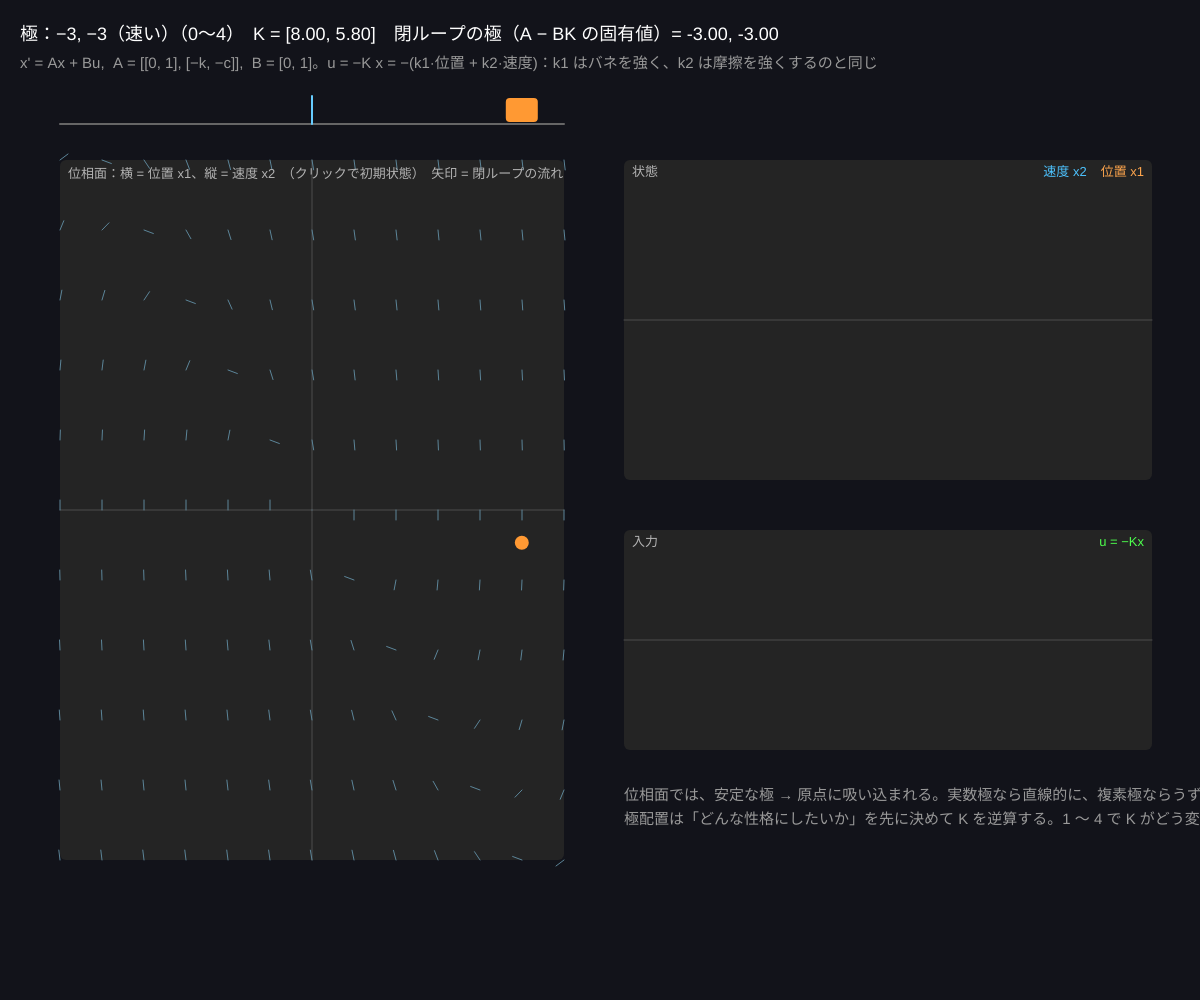
Frame 1 (no input)
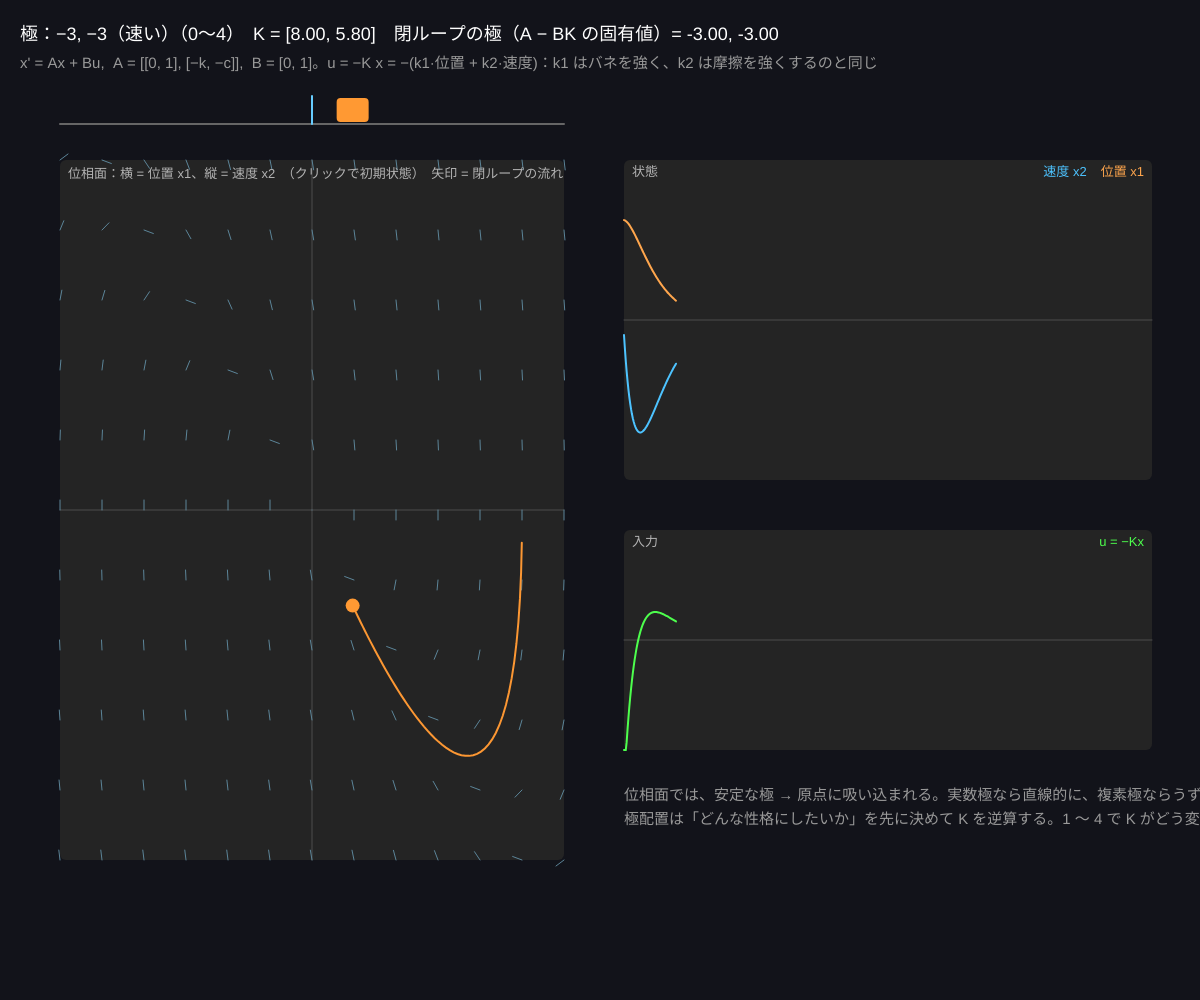
Frame 60 (no input)
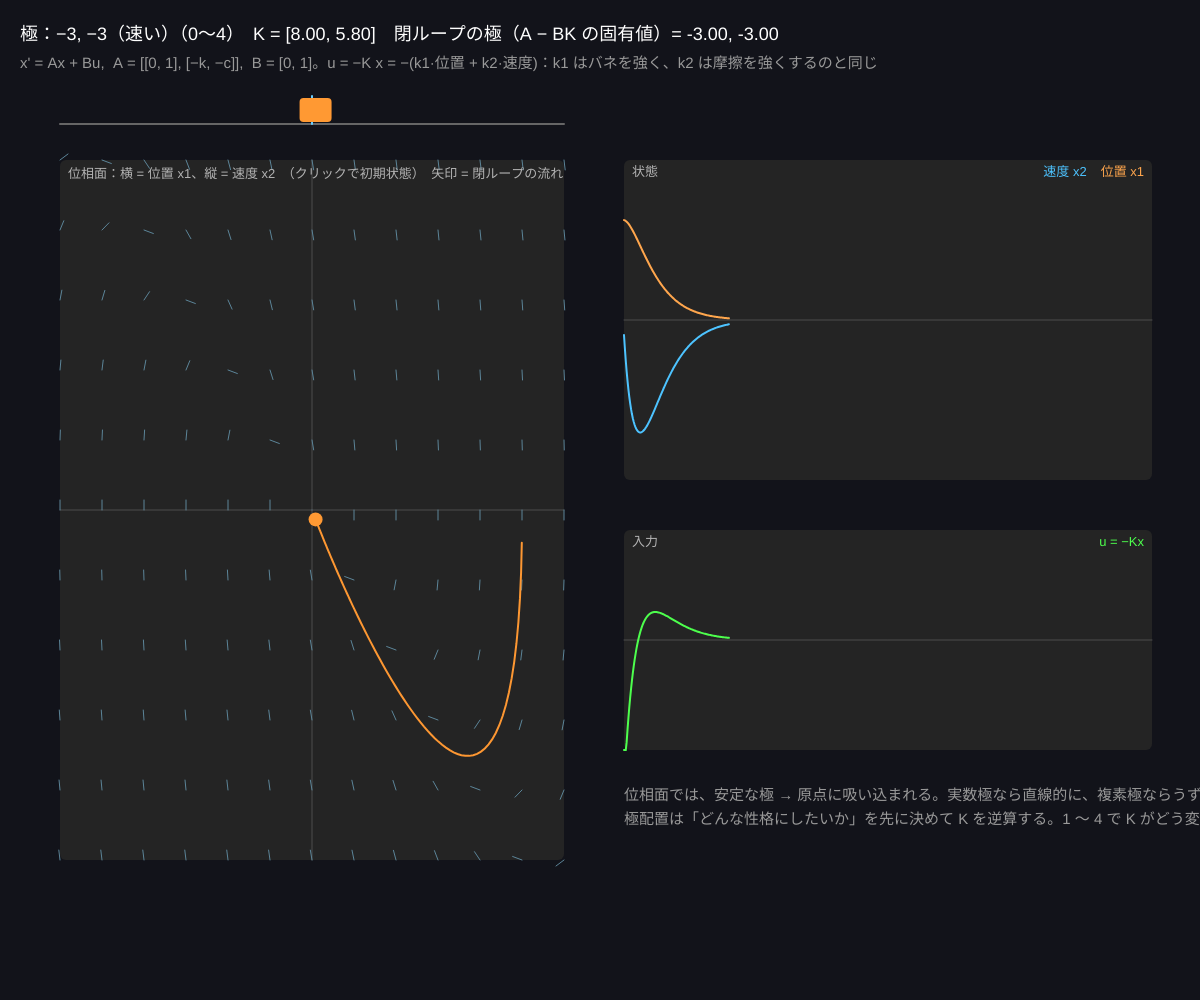
Frame 120 (the mouse pressed at the canvas centre since frame 60)

The p5.js sketch that drew these frames (run headless with seeded random() and noise() and a simulated clock; from frame 60 on, the mouse is pressed at the canvas centre):

// p5.js sketch
// ── sketch.js
// ============================================
// 10 状態空間と極配置
// 位置と速度をまとめて「状態 x = [x1, x2]」にすると、システムは x' = A x + B u
//   フィードバック u = −K x をかけると閉ループは x' = (A − BK) x
//   好きな極を指定して K を逆算する = 極配置（アッカーマンの公式）
// 1〜4 = 配置する極 / 0 = フィードバックなし / クリック = 初期状態（位相面）
// ============================================

let k = 1.0, c = 0.2; // ★ バネ定数と摩擦（弱い減衰のバネ・マス系）
let A = [[0, 1], [-k, -c]], B = [0, 1];
let presets = [ // ★ 配置したい極
  { name: 'なし（K = 0）', poles: null },
  { name: '−1, −1（ゆっくり）', poles: [[-1, 0], [-1, 0]] },
  { name: '−3, −3（速い）', poles: [[-3, 0], [-3, 0]] },
  { name: '−1 ± 2j（少しゆれる）', poles: [[-1, 2], [-1, -2]] },
  { name: '−0.3 ± 3j（よくゆれる）', poles: [[-0.3, 3], [-0.3, -3]] },
];
let preset = 2;
let Kf = [0, 0];
let x1 = 2.5, x2 = 0, u = 0;
let trail = [];
let HIST = 600, dt = 1 / 60;
let h1 = [], h2 = [], hU = [];
let ppx, ppy, ppw, pph, r1 = 3, r2 = 4;

function setup() {
  createCanvas(windowWidth, windowHeight);
  colorMode(HSB, 360, 100, 100, 100);
  placePoles();
}

function placePoles() {
  let p = presets[preset].poles;
  if (!p) { Kf = [0, 0]; return; }
  // 望む特性多項式 s² + α1 s + α0
  let a1 = -(p[0][0] + p[1][0]), a0 = p[0][0] * p[1][0] - p[0][1] * p[1][1];
  // ★ アッカーマン：K = [0 1] · [B AB]⁻¹ · (A² + α1 A + α0 I)
  let AB = m2vec(A, B);
  let Wc = [[B[0], AB[0]], [B[1], AB[1]]];
  let phi = m2add(m2add(m2mul(A, A), m2scale(A, a1)), m2scale([[1, 0], [0, 1]], a0));
  let row = m2mul(m2inv(Wc), phi)[1];
  Kf = [row[0], row[1]];
}

function draw() {
  background(230, 30, 10);
  ppx = width * 0.05; ppy = height * 0.16; ppw = width * 0.42; pph = height * 0.7;
  // ★ 状態フィードバック u = −K x
  u = constrain(-(Kf[0] * x1 + Kf[1] * x2), -30, 30);
  for (let s = 0; s < 4; s++) {
    let d1 = A[0][0] * x1 + A[0][1] * x2 + B[0] * u;
    let d2 = A[1][0] * x1 + A[1][1] * x2 + B[1] * u;
    x1 += d1 * dt / 4; x2 += d2 * dt / 4;
  }
  x1 = constrain(x1, -10, 10); x2 = constrain(x2, -20, 20);
  trail.push([x1, x2]); if (trail.length > 900) trail.shift();
  pushHist(h1, x1); pushHist(h2, x2); pushHist(hU, u);

  // ---- 位相面（x1 横、x2 縦）
  noStroke(); fill(0, 0, 14); rect(ppx, ppy, ppw, pph, 6);
  stroke(0, 0, 30); strokeWeight(1);
  line(px(0), ppy, px(0), ppy + pph); line(ppx, py(0), ppx + ppw, py(0));
  // ベクトル場（閉ループの x' の向き）
  stroke(200, 40, 60); strokeWeight(1);
  for (let i = -r1; i <= r1; i += 0.5) for (let j = -r2; j <= r2; j += 0.8) {
    let uu = constrain(-(Kf[0] * i + Kf[1] * j), -30, 30);
    let d1 = A[0][1] * j, d2 = A[1][0] * i + A[1][1] * j + uu;
    let L = sqrt(d1 * d1 + d2 * d2) + 1e-9;
    line(px(i), py(j), px(i) + d1 / L * 10, py(j) - d2 / L * 10);
  }
  // 軌跡
  noFill(); strokeWeight(2);
  beginShape();
  for (let i = 0; i < trail.length; i++) { stroke(30, 80, 100, map(i, 0, trail.length, 10, 100)); vertex(px(trail[i][0]), py(trail[i][1])); }
  endShape();
  noStroke(); fill(30, 80, 100); circle(px(x1), py(x2), 14);
  fill(0, 0, 70); textSize(13);
  text('位相面：横 = 位置 x1、縦 = 速度 x2　（クリックで初期状態）　矢印 = 閉ループの流れ', ppx + 8, ppy + 18);
  // おもりの絵（上の帯）
  let ry = height * 0.11;
  stroke(0, 0, 40); strokeWeight(2); line(ppx, ry + 14, ppx + ppw, ry + 14);
  stroke(200, 60, 100); strokeWeight(2); line(px(0), ry - 14, px(0), ry + 14);
  noStroke(); fill(30, 80, 100); rect(px(x1) - 16, ry - 12, 32, 24, 4);

  // ---- 時間グラフ
  let gx = width * 0.52, gw = width * 0.44;
  drawPlot(gx, height * 0.16, gw, height * 0.32, [{ data: h1, hue: 30, name: '位置 x1' }, { data: h2, hue: 200, name: '速度 x2' }], -4, 4, '状態');
  drawPlot(gx, height * 0.53, gw, height * 0.22, [{ data: hU, hue: 120, name: 'u = −Kx' }], -15, 15, '入力');

  // 閉ループの極を確認（2×2 なら手計算：tr と det）
  let M = [[A[0][0] - B[0] * Kf[0], A[0][1] - B[0] * Kf[1]], [A[1][0] - B[1] * Kf[0], A[1][1] - B[1] * Kf[1]]];
  let tr = M[0][0] + M[1][1], det = M[0][0] * M[1][1] - M[0][1] * M[1][0];
  let disc = tr * tr - 4 * det;
  let polesTxt = disc >= 0 ? nf((tr + sqrt(disc)) / 2, 1, 2) + ', ' + nf((tr - sqrt(disc)) / 2, 1, 2) : nf(tr / 2, 1, 2) + ' ± ' + nf(sqrt(-disc) / 2, 1, 2) + 'j';
  noStroke();
  fill(0, 0, 100);
  textSize(18);
  text('極：' + presets[preset].name + '（0〜4）　K = [' + nf(Kf[0], 1, 2) + ', ' + nf(Kf[1], 1, 2) + ']　閉ループの極（A − BK の固有値）= ' + polesTxt, 20, 40);
  fill(0, 0, 60);
  textSize(15);
  text('x\' = Ax + Bu,  A = [[0, 1], [−k, −c]],  B = [0, 1]。u = −K x = −(k1·位置 + k2·速度)：k1 はバネを強く、k2 は摩擦を強くするのと同じ', 20, 68);
  text('位相面では、安定な極 → 原点に吸い込まれる。実数極なら直線的に、複素極ならうずを巻いて。極を遠くに置くほど速いが u が大きい', gx, height * 0.8);
  text('極配置は「どんな性格にしたいか」を先に決めて K を逆算する。1 〜 4 で K がどう変わるか見よう', gx, height * 0.8 + 24);
}

function px(v) { return map(v, -r1, r1, ppx, ppx + ppw); }
function py(v) { return map(v, -r2, r2, ppy + pph, ppy); }

function mousePressed() {
  if (mouseX > ppx && mouseX < ppx + ppw && mouseY > ppy && mouseY < ppy + pph) {
    x1 = map(mouseX, ppx, ppx + ppw, -r1, r1); x2 = map(mouseY, ppy + pph, ppy, -r2, r2); trail = [];
  }
}
function keyPressed() {
  if (key >= '0' && key <= '4') { preset = int(key); placePoles(); }
}

// ---------- やってみよう ----------
// 1. 0（フィードバックなし）で初期状態を置く。うずを巻いてゆっくり原点へ（極 −0.1 ± 1j）
// 2. 2（−3, −3）と 4（−0.3 ± 3j）で同じ初期状態から。軌跡の形と u の大きさを比べる
// 3. presets に自分の極を追加（例：−5 ± 5j）。K はどれだけ大きくなる？ u の上限 30 に当たる？
// 4. 極を右半面（+0.5）に置いてみる → 原点から離れていく。K の符号はどうなっている？


// ==================================================
// ここから下は「2×2 行列とグラフの道具」です
// ==================================================
function m2mul(P, Q) { return [[P[0][0] * Q[0][0] + P[0][1] * Q[1][0], P[0][0] * Q[0][1] + P[0][1] * Q[1][1]], [P[1][0] * Q[0][0] + P[1][1] * Q[1][0], P[1][0] * Q[0][1] + P[1][1] * Q[1][1]]]; }
function m2add(P, Q) { return [[P[0][0] + Q[0][0], P[0][1] + Q[0][1]], [P[1][0] + Q[1][0], P[1][1] + Q[1][1]]]; }
function m2scale(P, s) { return [[P[0][0] * s, P[0][1] * s], [P[1][0] * s, P[1][1] * s]]; }
function m2vec(P, v) { return [P[0][0] * v[0] + P[0][1] * v[1], P[1][0] * v[0] + P[1][1] * v[1]]; }
function m2inv(P) { let d = P[0][0] * P[1][1] - P[0][1] * P[1][0]; return [[P[1][1] / d, -P[0][1] / d], [-P[1][0] / d, P[0][0] / d]]; }
function pushHist(arr, v) {
  arr.push(isFinite(v) ? v : 0);
  if (arr.length > HIST) arr.shift();
}
// 時間プロット：枠 (x, y, w, h) に series = [{data, hue, name}] を描く（縦の範囲 lo〜hi）
function drawPlot(x, y, w, h, series, lo, hi, title) {
  noStroke(); fill(0, 0, 14); rect(x, y, w, h, 6);
  stroke(0, 0, 30); strokeWeight(1);
  let y0 = map(0, lo, hi, y + h, y);
  if (y0 > y && y0 < y + h) line(x, y0, x + w, y0);
  for (let s of series) {
    stroke(s.hue, s.sat === undefined ? 70 : s.sat, 100); strokeWeight(s.weight || 2); noFill();
    beginShape();
    for (let i = 0; i < s.data.length; i++) vertex(map(i, 0, HIST - 1, x, x + w), map(constrain(s.data[i], lo, hi), lo, hi, y + h, y));
    endShape();
  }
  noStroke(); fill(0, 0, 70); textSize(13); textAlign(LEFT, TOP);
  text(title, x + 8, y + 6);
  let lx = x + w - 8; textAlign(RIGHT, TOP);
  for (let s of series) { fill(s.hue, s.sat === undefined ? 70 : s.sat, 100); text(s.name, lx, y + 6); lx -= textWidth(s.name) + 14; }
  textAlign(LEFT, BASELINE);
}
